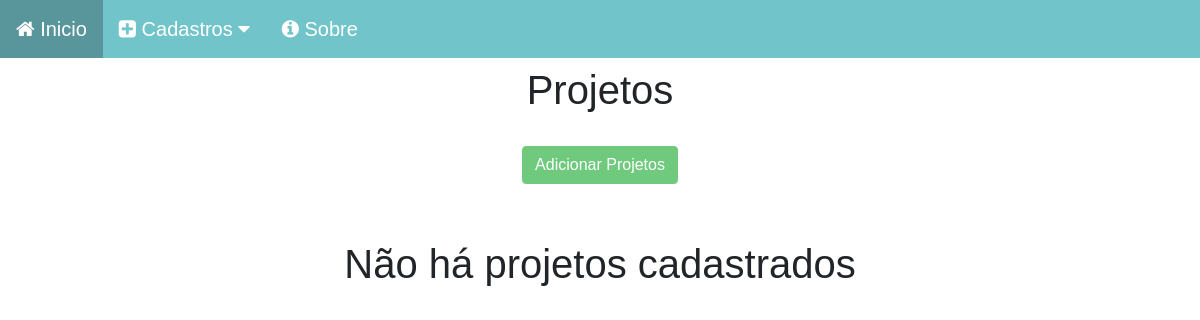
The app's page /projeto/, older data.
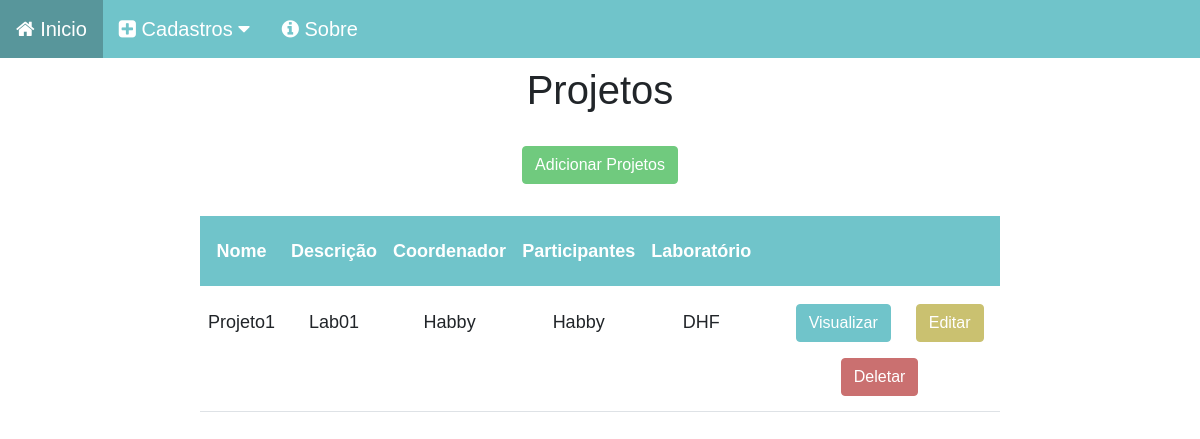
The same page, newer data.
### projetos_app/models.py (models this page shows, shortened)
class Projeto(models.Model):
    nome = models.CharField(max_length=50)
    descricao = models.CharField(max_length=150)
    coordenador_projeto = models.ForeignKey(Membro, on_delete=models.SET_NULL, related_name='coordenador_projeto', null=True, blank=True)
    participantes = models.ForeignKey(Membro, on_delete=models.SET_NULL, related_name='participantes', null=True, blank=True)
    laboratorio_projeto = models.ForeignKey(Lab, on_delete=models.CASCADE, related_name='laboratorio_projeto', null=True, blank=True)

### membros_app/models.py (models this page shows)
class Membro(models.Model):
    nome = models.CharField(max_length=60)
    email = models.CharField(max_length=30)
    telefone = models.CharField(max_length=20)
    laboratorio = models.ForeignKey(to='laboratorio_app.Lab', on_delete=models.CASCADE,null=True, blank=True)
    membro_perfil = models.ForeignKey(Perfil, on_delete=models.CASCADE, null=True, blank=True)
    def __str__(self):
        return self.nome

### laboratorio_app/models.py (models this page shows)
class Lab(models.Model):
    descricao = models.CharField(max_length=60)
    nome = models.CharField(max_length=60)
    coordenador = models.ForeignKey(Membro,on_delete=models.SET_NULL, related_name='coordenador', null=True, blank=True)
    vice_coordenador = models.ForeignKey(Membro, on_delete=models.SET_NULL, related_name='vice_coordenador', null=True, blank=True)
    def __str__(self):
        return self.nome

### projetos_app/views.py (the view)
# urls.py: path('', views.home, name='home'),
def home(request):
    data = {}
    data['pjt'] = Projeto.objects.all()
    return render(request,'project_index.html',data)

### projetos_app/templates/project_index.html (shortened to what this page needs)
{% load static %}
<!DOCTYPE html>
<html lang="pt-br">
<head>
    <link href="https://cdn.jsdelivr.net/npm/bootstrap@5.0.2/dist/css/bootstrap.min.css" rel="stylesheet">
    <link rel="stylesheet" href="{% static 'css/estilo.css' %}">
    <link rel="stylesheet" href="{% static 'css/line.css' %}">
    <link rel="stylesheet" href="https://cdnjs.cloudflare.com/ajax/libs/font-awesome/4.7.0/css/font-awesome.min.css">
</head>
<body>
    <div class="navbar-css">
        <a href="/">
            <i class="fa fa-home" aria-hidden="true"></i>
            Inicio
        </a>
        <div class="dropdown-css">
          <button class="dropbtn-css">
            <i class="fa fa-plus-square" aria-hidden="true"></i>
            Cadastros
            <i class="fa fa-caret-down"></i>
          </button>
        </div>
        <a href="#">
            <i class="fa fa-info-circle" aria-hidden="true"></i>
            Sobre
        </a>
    </div>
    <div class='col-8 m-auto pt-2 pb-2 text-center'>
        <h1>Projetos</h1>
    </div>
    <div class='col-8 m-auto pt-3 pb-2 text-center'>
        <a href="{% url 'projeto:projectForm' %}" class="btn btn-add">Adicionar Projetos</a>
    </div>
    {% if pjt %}
    <div class='col-8 m-auto pt-4 pb-2 text-center'>
        <table class="table">
            <thead class="thead-dark">
              <tr>
                <th scope="col">Nome</th>
                <th scope="col">Descrição</th>
                <th scope="col">Coordenador</th>
                <th scope="col">Participantes</th>
                <th scope="col">Laboratório</th>
                <th scope="col"></th>
              </tr>
            </thead>
            <tbody>
                {% for pjts in pjt %}
                    <tr>
                        <td>{{pjts.nome}}</td>
                        <td>{{pjts.descricao}}</td>
                        <td>{{pjts.coordenador_projeto}}</td>
                        <td>{{pjts.participantes}}</td>
                        <td>{{pjts.laboratorio_projeto}}</td>
                        <td>
                            <a href="{% url 'projeto:projectView' pjts.id %}" class="btn btn-view">Visualizar</a>
                            <a href="{% url 'projeto:projectEdit' pjts.id %}" class="btn btn-edit">Editar</a></th>
                            <form method="post" action="{% url 'projeto:projectDelete' pjts.id %}" class="btn">
                                <button type="submit" class="btn btn-delete">
                                    Deletar
                                </button>
                            </form>
                        </td>
                    </tr>
                {% endfor %}
            </tbody>
        </table>
    </div>
    {% else %}
    <h1 class ='text-center mt-5'>
        Não há projetos cadastrados
    </h1>
    {% endif %}
</body>
</html>

Row changes from the older to the newer data that the page shows:
added Projeto: nome "Projeto1", descricao "Lab01", coordenador_projeto "Habby", participantes "Habby", laboratorio_projeto "DHF"
Text that changed along with them:
text no longer shown: "Não há projetos cadastrados"
text now shown: "Nome Descrição Coordenador Participantes Laboratório"
